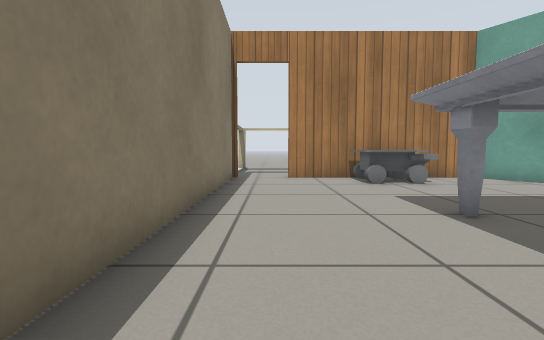
View 1 (above)

17 first-person views from a walk through a Gazebo world. The camera is 0.5 m above the floor, tilts 4° down and sees 85° across. The floor is counted in squares, 0.5 m on a side. Each view is taken from the middle of a square. On the plan, view 1 faces up. The plan holds only what a view shows up to about 12 squares ahead; the rest is blank. Robots are left out. Simple patterns stand in for the simulator's built-in surfaces. Some stock models are drawn as simple stand-ins.

View 2
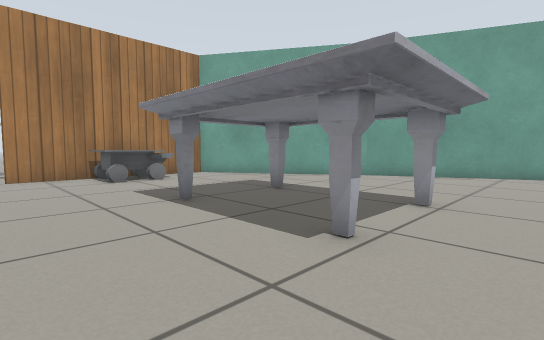

View 3
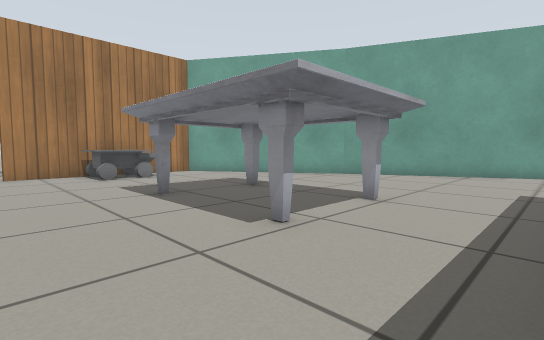

View 4
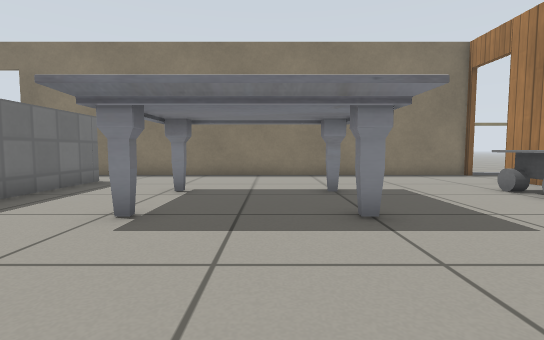

View 5
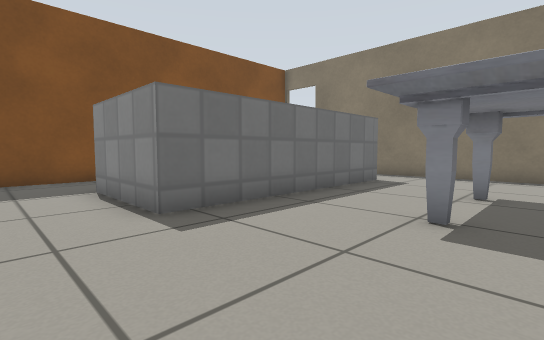

View 6
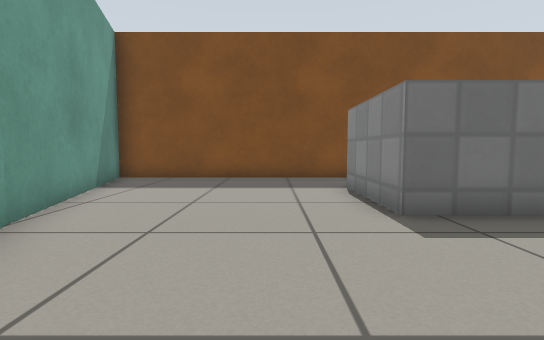

View 7
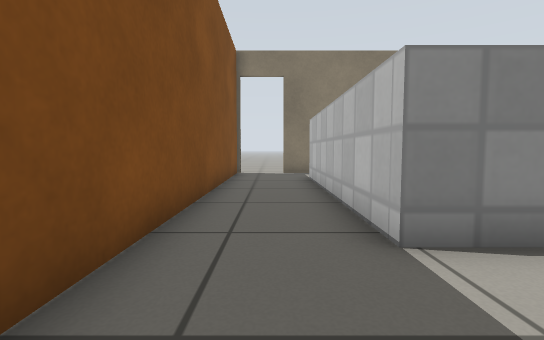

View 8
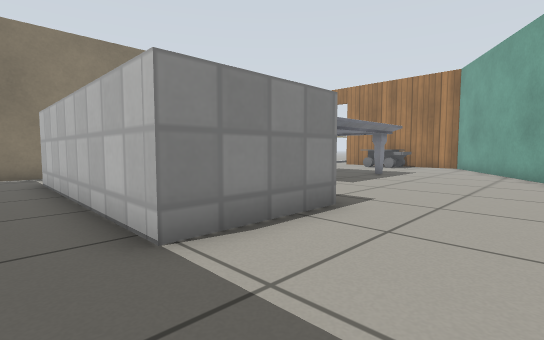

View 9
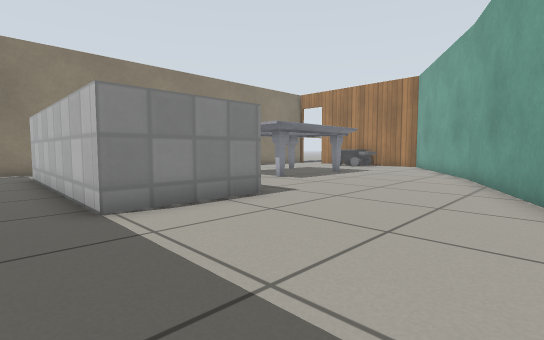

View 10
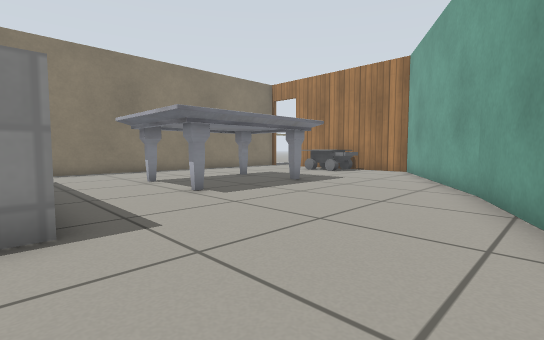

View 11
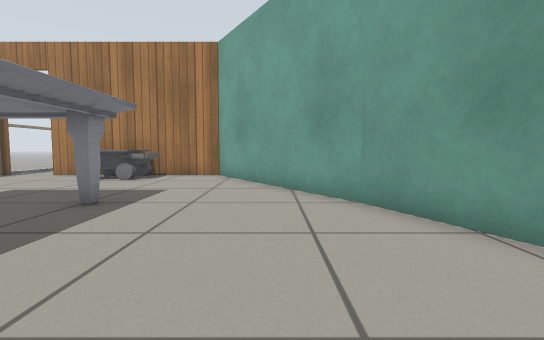

View 12
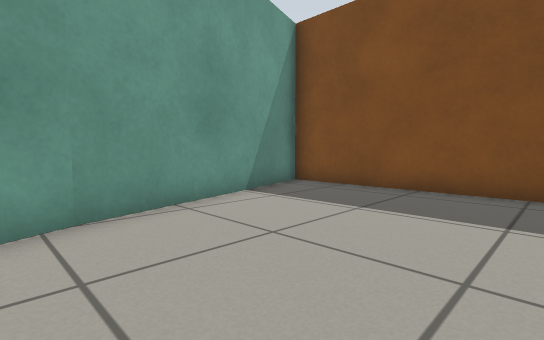

View 13
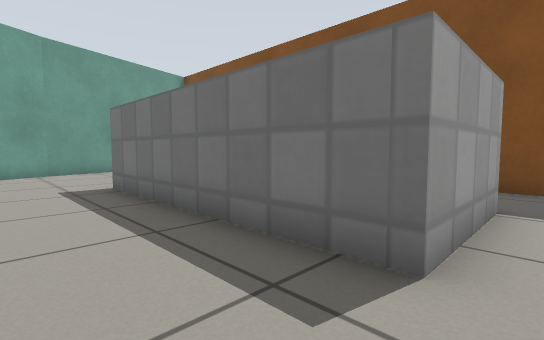

View 14
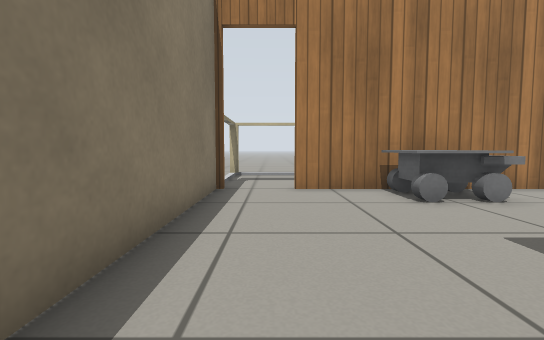

View 15
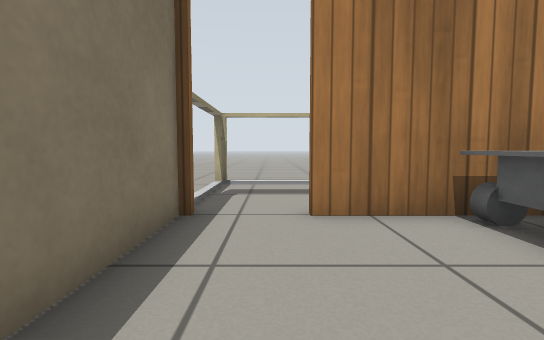

View 16
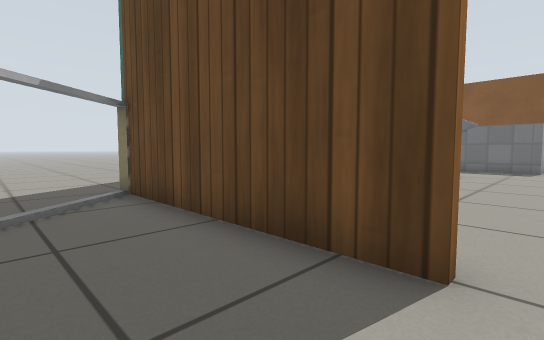

View 17
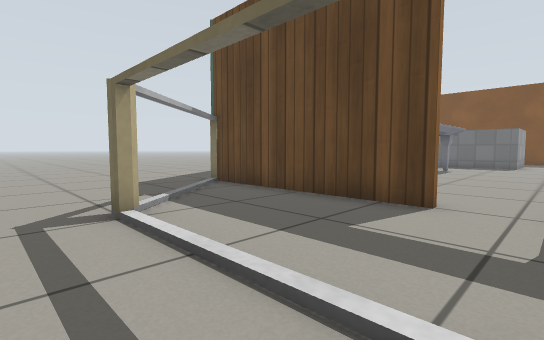

### Floor plan
Key: @ floor where view 1 was taken; # wall or solid block; . floor; D open door; T thing the floor can be seen under or through; M marble table; O other object.
Columns run from 2 left of view 1 to 15 right of it. Each row starts with its distance up from view 1.
 16 ............
 15 .................
 14 .######..........
 13 .#.....T........
 12  #......T.........
 11  DD###..TT........
 10  DD..OOOTTT......
  9  #...OOO..#   ..
  8  #........##
  7  #.........##
  6  #..........#
  5  #...MMMM...##
  4  #...MMMM....#
  3  #...MMMM....##
  2  #...MMMM.....#
  1  #...MMMM.....##
  0  #@..MMMM......#
 -1  #.............##
 -2  #..............#
 -3  #.########.....#
 -4  #.########.....#
 -5  #.########.....##
 -6  #...............#
 -7 DD...............#
 -8  D################

Positions as (right, up) in squares from view 1, and headings:
1: (0, 0), facing up
2: (0, -1), facing up-right
3: (0, -2), facing up-right
4: (10, 3), facing left
5: (10, 2), facing down-left
6: (10, 2), facing down
7: (11, -7), facing left
8: (11, -7), facing up-left
9: (13, -7), facing up-left
10: (12, -3), facing up-left
11: (9, -1), facing up
12: (9, -1), facing down-right
13: (0, 0), facing down-right
14: (0, 3), facing up
15: (0, 6), facing up
16: (0, 13), facing down-right
17: (-1, 16), facing down-right
